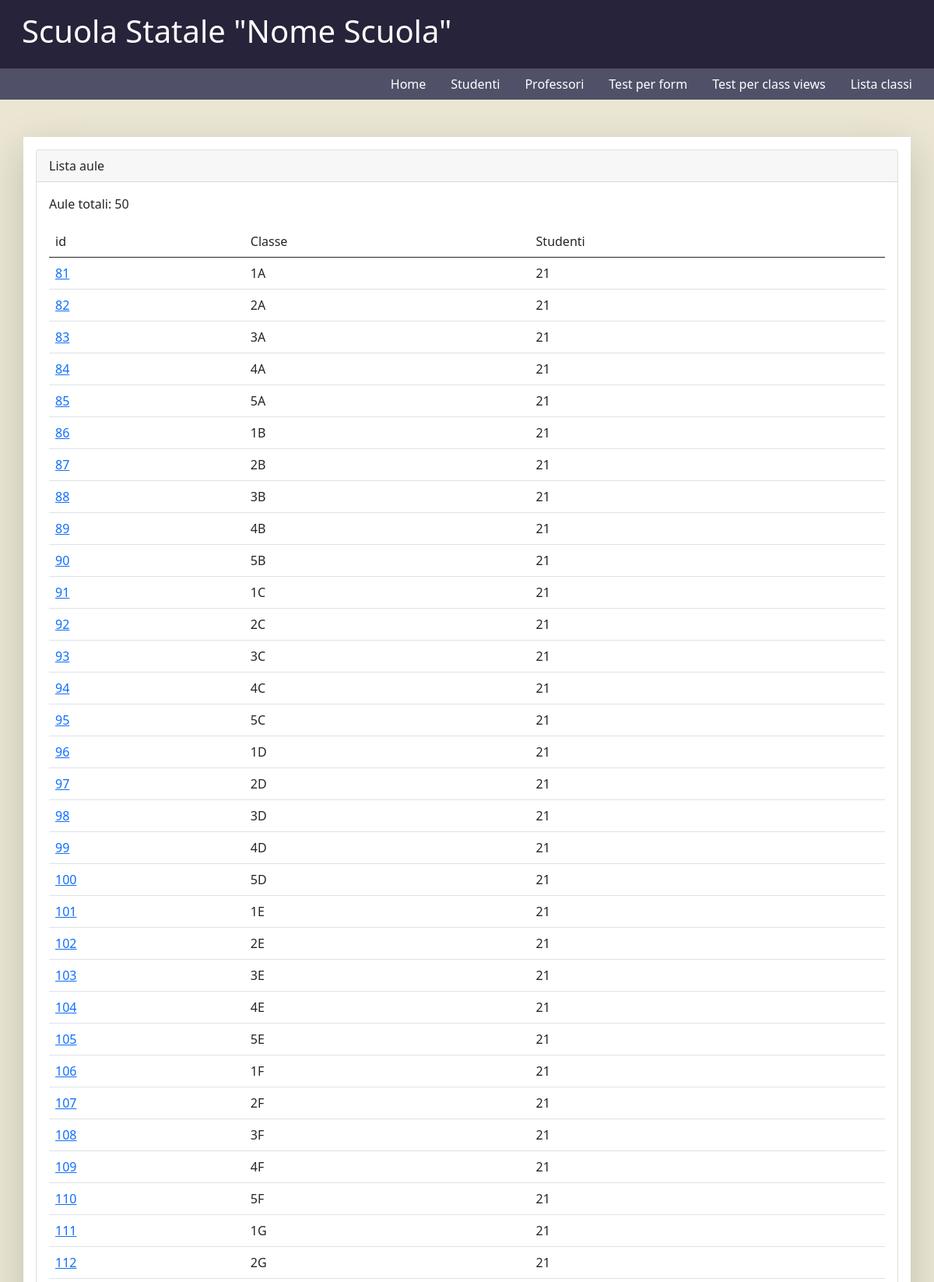
The page /lista_classi (upper part) on the database its author committed.
### registro_scolastico/models.py (models this page shows)
class Aula(models.Model):
    import string
    ANNI_CHOICES = [[1, '1'], [2, '2'], [3, '3'], [4, '4'], [5, '5']]
    SEZIONI_CHOICES = [(i,i) for i in list(string.ascii_uppercase)]
    sezione = models.CharField(max_length=1, verbose_name='Sezione', choices=SEZIONI_CHOICES)
    anno = models.IntegerField(verbose_name='Anno', choices=ANNI_CHOICES)
    class Meta:
        verbose_name_plural = "Aule"
    def conta_studs(self):
        return self.alunni.all().count()
    def __str__(self):
        return str(self.anno)+str(self.sezione)

### registro_scolastico/views.py (the view)
# urls.py: path('lista_classi', views.ListaClasse.as_view(), name="lista-classe"),
class ListaClasse(ListView):
    queryset = Aula.objects.all()
    template_name = "lista_classi.html"
    paginate_by = 50

### templates/lista_classi.html
{%  extends "base.html" %}
{% load static %}
{% block mybody %}
    <div class="card">
        <div class="card-header">Lista aule</div>
        <div class="card-body">
        <p>Aule totali: {{ aula_list.count }}</p>
            <div class="table-responsive">
                <table class="table">
                    <thead>
                    <tr>
                        <td>id</td>
                        <td>Classe</td>
                        <td>Studenti</td>
                    </tr>
                    </thead>
                    <tbody>
                    {% for aula in aula_list %}
                    <tr>
                        <td><a href="{% url 'dett-classe' aula.pk %}">{{ aula.id }}</a></td>
                        <td>{{ aula }}</td>
                        <td>{{ aula.conta_studs }}</td>
                    </tr>
                    {%  endfor %}
                    </tbody>
                </table>
            </div>
        </div>
    </div>
{% endblock %}

### registro_scolastico/static/css/mystyle.css (style rules this page uses)
body { background-color: #eae6d3; }

### rows shown on the page
Aula: id "81", anno+sezione "1A", conta_studs "21"
Aula: id "82", anno+sezione "2A", conta_studs "21"
Aula: id "83", anno+sezione "3A", conta_studs "21"
Aula: id "84", anno+sezione "4A", conta_studs "21"
Aula: id "85", anno+sezione "5A", conta_studs "21"
Aula: id "86", anno+sezione "1B", conta_studs "21"
Aula: id "87", anno+sezione "2B", conta_studs "21"
Aula: id "88", anno+sezione "3B", conta_studs "21"
Aula: id "89", anno+sezione "4B", conta_studs "21"
Aula: id "90", anno+sezione "5B", conta_studs "21"
Aula: id "91", anno+sezione "1C", conta_studs "21"
Aula: id "92", anno+sezione "2C", conta_studs "21"
Aula: id "93", anno+sezione "3C", conta_studs "21"
Aula: id "94", anno+sezione "4C", conta_studs "21"
Aula: id "95", anno+sezione "5C", conta_studs "21"
Aula: id "96", anno+sezione "1D", conta_studs "21"
Aula: id "97", anno+sezione "2D", conta_studs "21"
Aula: id "98", anno+sezione "3D", conta_studs "21"
Aula: id "99", anno+sezione "4D", conta_studs "21"
Aula: id "100", anno+sezione "5D", conta_studs "21"
Aula: id "101", anno+sezione "1E", conta_studs "21"
Aula: id "102", anno+sezione "2E", conta_studs "21"
Aula: id "103", anno+sezione "3E", conta_studs "21"
Aula: id "104", anno+sezione "4E", conta_studs "21"
Aula: id "105", anno+sezione "5E", conta_studs "21"
Aula: id "106", anno+sezione "1F", conta_studs "21"
Aula: id "107", anno+sezione "2F", conta_studs "21"
Aula: id "108", anno+sezione "3F", conta_studs "21"
Aula: id "109", anno+sezione "4F", conta_studs "21"
Aula: id "110", anno+sezione "5F", conta_studs "21"
Aula: id "111", anno+sezione "1G", conta_studs "21"
Aula: id "112", anno+sezione "2G", conta_studs "21"

### other values the page prints
{{ aula_list.count }} "50"
